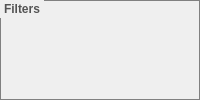
       <widget class="QGroupBox" name="groupBox_4">
        <property name="styleSheet">
         <string notr="true"> QGroupBox {
	 font: bold gray;
	color: rgb(84, 84, 84);
     border: 1px solid gray;
/*     border-radius: 5px; */
     margin-top: 2ex; /* leave space at the top for the title */
     padding: 2px
 }

QGroupBox::title {
     font: bold 10px;
     subcontrol-origin: margin;
     subcontrol-position: left top; /* position at the top center */
     padding: 2px;
 }</string>
        </property>
        <property name="title">
         <string>Filters</string>
        </property>
        <layout class="QGridLayout" name="gridLayout_3">
         <property name="margin">
          <number>1</number>
         </property>
         <property name="spacing">
          <number>1</number>
         </property>
         <item row="0" column="0">
          <widget class="QToolButton" name="erodeoperation">
           <property name="enabled">
            <bool>false</bool>
           </property>
           <property name="minimumSize">
            <size>
             <width>32</width>
             <height>32</height>
            </size>
           </property>
           <property name="maximumSize">
            <size>
             <width>32</width>
             <height>32</height>
            </size>
           </property>
           <property name="toolTip">
            <string>Erode filter</string>
           </property>
           <property name="statusTip">
            <string>Apply erode filter to selected label</string>
           </property>
           <property name="text">
            <string/>
           </property>
           <property name="icon">
            <iconset resource="editor.qrc">
             <normaloff>:/newPrefix/icons/erode.png</normaloff>:/newPrefix/icons/erode.png</iconset>
           </property>
           <property name="iconSize">
            <size>
             <width>24</width>
             <height>24</height>
            </size>
           </property>
           <property name="shortcut">
            <string>U</string>
           </property>
           <property name="checkable">
            <bool>false</bool>
           </property>
           <property name="autoRaise">
            <bool>true</bool>
           </property>
          </widget>
         </item>
         <item row="0" column="1">
          <widget class="QToolButton" name="dilateoperation">
           <property name="enabled">
            <bool>false</bool>
           </property>
           <property name="minimumSize">
            <size>
             <width>32</width>
             <height>32</height>
            </size>
           </property>
           <property name="maximumSize">
            <size>
             <width>32</width>
             <height>32</height>
            </size>
           </property>
           <property name="toolTip">
            <string>Dilate filter</string>
           </property>
           <property name="statusTip">
            <string>Apply dilate filter to selected label</string>
           </property>
           <property name="text">
            <string/>
           </property>
           <property name="icon">
            <iconset resource="editor.qrc">
             <normaloff>:/newPrefix/icons/dilate.png</normaloff>:/newPrefix/icons/dilate.png</iconset>
           </property>
           <property name="iconSize">
            <size>
             <width>24</width>
             <height>24</height>
            </size>
           </property>
           <property name="shortcut">
            <string>I</string>
           </property>
           <property name="autoRaise">
            <bool>true</bool>
           </property>
          </widget>
         </item>
         <item row="0" column="2">
          <widget class="QToolButton" name="openoperation">
           <property name="enabled">
            <bool>false</bool>
           </property>
           <property name="minimumSize">
            <size>
             <width>32</width>
             <height>32</height>
            </size>
           </property>
           <property name="maximumSize">
            <size>
             <width>32</width>
             <height>32</height>
            </size>
           </property>
           <property name="toolTip">
            <string>Open filter</string>
           </property>
           <property name="statusTip">
            <string>Apply open filter to selected label</string>
           </property>
           <property name="text">
            <string/>
           </property>
           <property name="icon">
            <iconset resource="editor.qrc">
             <normaloff>:/newPrefix/icons/open.png</normaloff>:/newPrefix/icons/open.png</iconset>
           </property>
           <property name="iconSize">
            <size>
             <width>24</width>
             <height>24</height>
            </size>
           </property>
           <property name="shortcut">
            <string>O</string>
           </property>
           <property name="autoRaise">
            <bool>true</bool>
           </property>
          </widget>
         </item>
         <item row="0" column="3">
          <widget class="QToolButton" name="closeoperation">
           <property name="enabled">
            <bool>false</bool>
           </property>
           <property name="sizePolicy">
            <sizepolicy hsizetype="Fixed" vsizetype="Fixed">
             <horstretch>0</horstretch>
             <verstretch>0</verstretch>
            </sizepolicy>
           </property>
           <property name="minimumSize">
            <size>
             <width>32</width>
             <height>32</height>
            </size>
           </property>
           <property name="maximumSize">
            <size>
             <width>32</width>
             <height>32</height>
            </size>
           </property>
           <property name="toolTip">
            <string>Close filter</string>
           </property>
           <property name="statusTip">
            <string>Apply close filter to selected label</string>
           </property>
           <property name="text">
            <string/>
           </property>
           <property name="icon">
            <iconset resource="editor.qrc">
             <normaloff>:/newPrefix/icons/close.png</normaloff>:/newPrefix/icons/close.png</iconset>
           </property>
           <property name="iconSize">
            <size>
             <width>24</width>
             <height>24</height>
            </size>
           </property>
           <property name="shortcut">
            <string>P</string>
           </property>
           <property name="autoRaise">
            <bool>true</bool>
           </property>
          </widget>
         </item>
         <item row="1" column="0">
          <widget class="QToolButton" name="watershedoperation">
           <property name="enabled">
            <bool>false</bool>
           </property>
           <property name="minimumSize">
            <size>
             <width>32</width>
             <height>32</height>
            </size>
           </property>
           <property name="maximumSize">
            <size>
             <width>32</width>
             <height>32</height>
            </size>
           </property>
           <property name="toolTip">
            <string>Watershed filter</string>
           </property>
           <property name="statusTip">
            <string>Apply watershed filter to selected label</string>
           </property>
           <property name="text">
            <string/>
           </property>
           <property name="icon">
            <iconset resource="editor.qrc">
             <normaloff>:/newPrefix/icons/watershed.png</normaloff>:/newPrefix/icons/watershed.png</iconset>
           </property>
           <property name="iconSize">
            <size>
             <width>24</width>
             <height>24</height>
            </size>
           </property>
           <property name="shortcut">
            <string>J</string>
           </property>
           <property name="autoRaise">
            <bool>true</bool>
           </property>
          </widget>
         </item>
        </layout>
       </widget>
